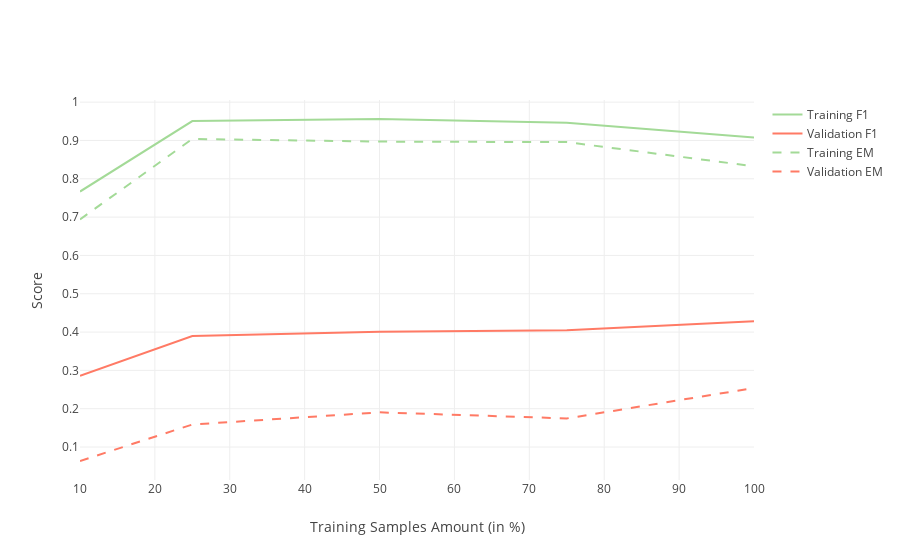

The notebook cell saved with this chart:
### Markdown cell above
### Curvas de Aprendizado sem K-Fold e sem ELMo, com Word Embeddings de 600 dimensões e respostas adicionais para treino e dev.

### Code cell
metrics_single_fold_no_elmo_path = "{}/metrics/single_fold_no_elmo".format(os.getcwd())
plot_single_fold(metrics_single_fold_no_elmo_path)

### Figure 1 — Plotly figure (JSON) as saved in the notebook; plotly's stock layout.template omitted (floating-point values rounded to 4 significant figures)
{"data": [{"line": {"color": "rgb(163,218,151)"}, "mode": "lines", "name": "Training F1", "type": "scatter", "uid": "d1960459-d548-4a86-b48c-1a285884ccbd", "x": ["10", "25", "50", "75", "100"], "y": [0.7667, 0.9507, 0.9561, 0.9461, 0.9081]}, {"line": {"color": "rgb(255,122,101)"}, "mode": "lines", "name": "Validation F1", "type": "scatter", "uid": "796e9086-cd47-4a6d-8bda-24b6d26701a7", "x": ["10", "25", "50", "75", "100"], "y": [0.2859, 0.3897, 0.4006, 0.405, 0.428]}, {"line": {"color": "rgb(163,218,151)", "dash": "dash"}, "mode": "lines", "name": "Training EM", "type": "scatter", "uid": "c9ef52ea-c571-4983-b607-08460009aa38", "x": ["10", "25", "50", "75", "100"], "y": [0.6941, 0.9041, 0.8971, 0.8958, 0.8327]}, {"line": {"color": "rgb(255,122,101)", "dash": "dash"}, "mode": "lines", "name": "Validation EM", "type": "scatter", "uid": "2f8e14e9-9ee1-4cd8-ab60-744582d8012c", "x": ["10", "25", "50", "75", "100"], "y": [0.06349, 0.1587, 0.1905, 0.1746, 0.254]}], "layout": {"title": {"text": ""}, "xaxis": {"title": {"text": "Training Samples Amount (in %)"}}, "yaxis": {"title": {"text": "Score"}}}}
